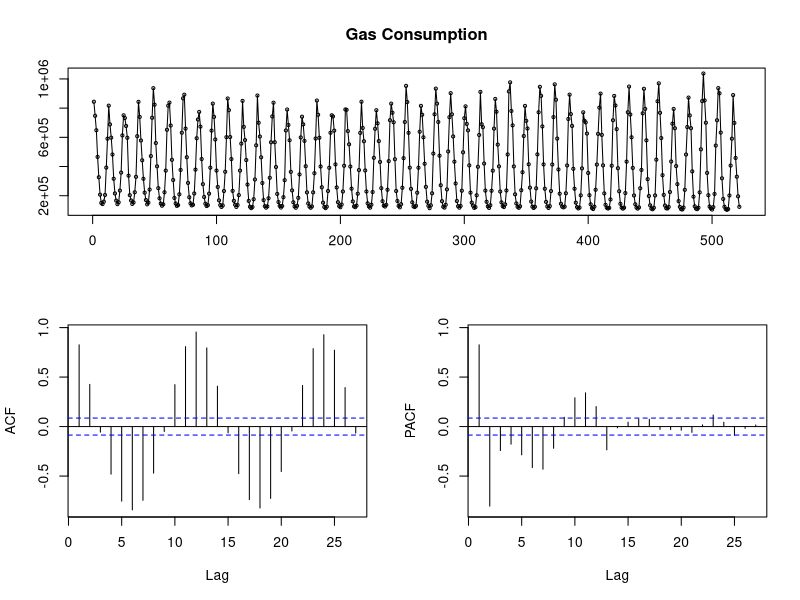
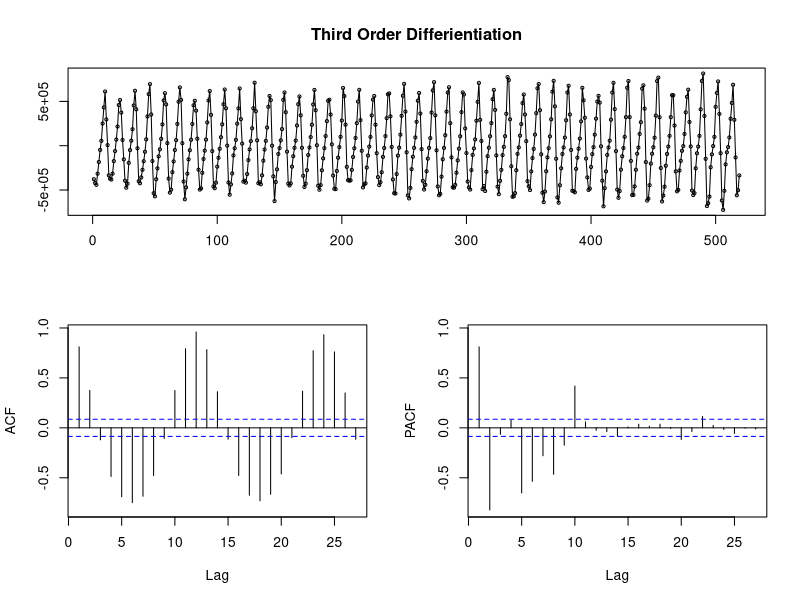
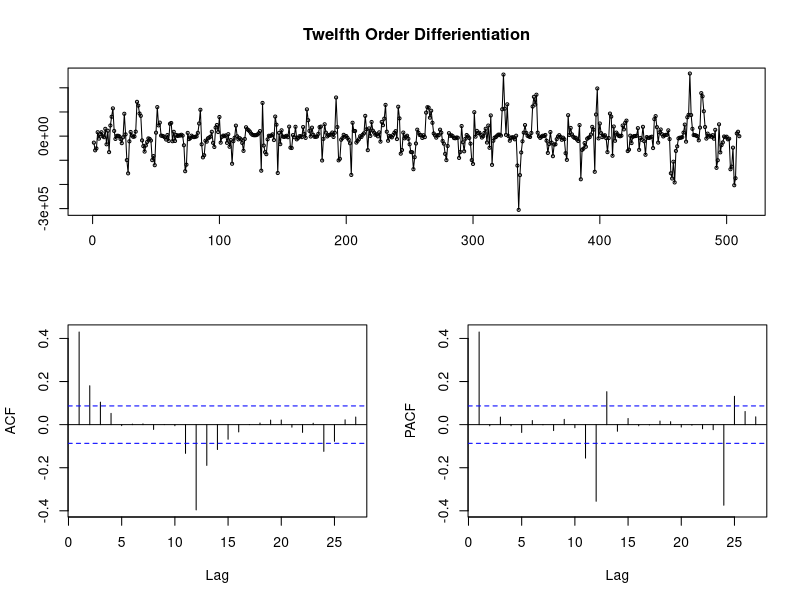
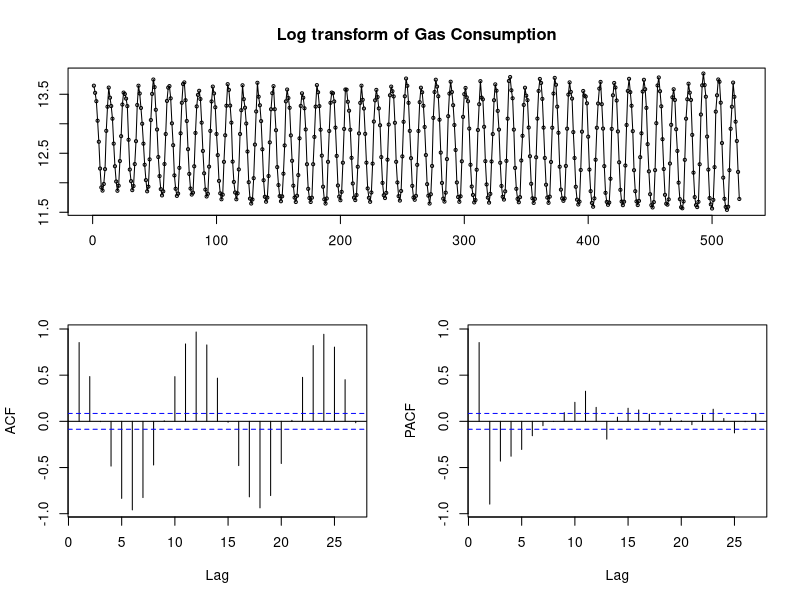
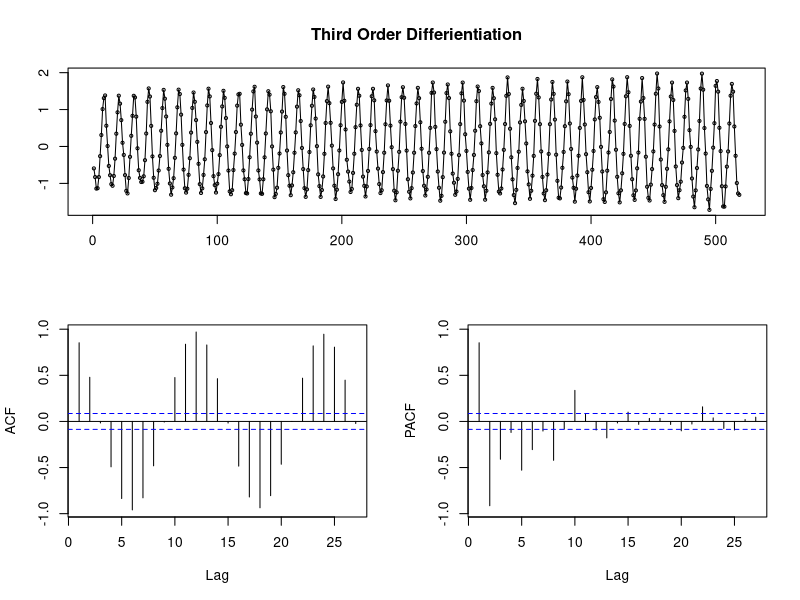
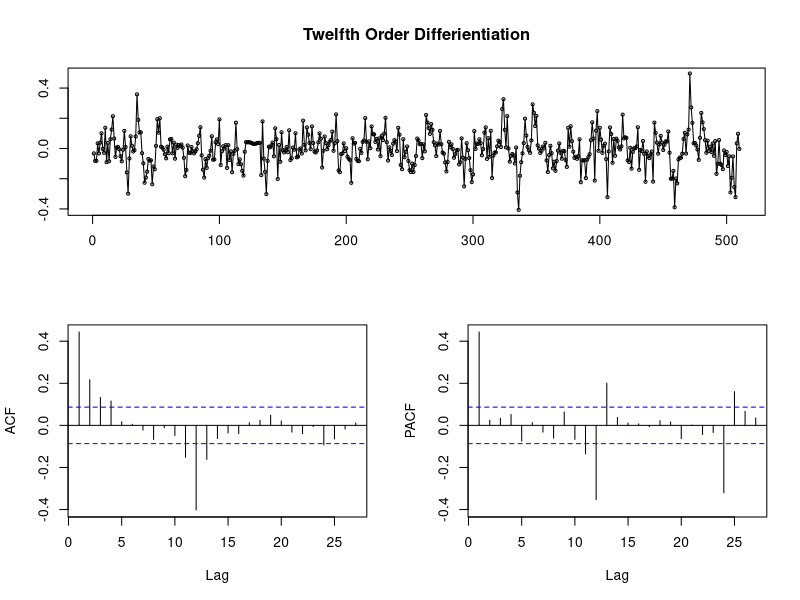

The R source for these figures, in order: (Note: this script raises an error after producing the figures.)
## ---- chunk 1
library(readr)
library(forecast)
library(ggplot2)
library(knitr)
gas <- na.omit(read_csv("data/gas.csv", col_types = cols(date = col_date(format = "%Y-%m-%d"))))
## ---- chunk 2
direct_rmse <- function(l, r) {sqrt(sum((l - r)^2)/NROW(l))}
exp_rmse <- function(l, r) {direct_rmse(exp(l), exp(r))}
## ---- chunk 3
tsdisplay(gas$gas_cons,main="Gas Consumption")
tsdisplay(diff(gas$gas_cons, 3), main="Third Order Differientiation")
tsdisplay(diff(gas$gas_cons, 12), main="Twelfth Order Differientiation")
## ---- chunk 4
tsdisplay(gas$log_gas_cons,main="Log transform of Gas Consumption")
tsdisplay(diff(gas$log_gas_cons, 3), main="Third Order Differientiation")
tsdisplay(diff(gas$log_gas_cons, 12), main="Twelfth Order Differientiation")
## ---- chunk 5
ndiffs(gas$log_gas_cons, alpha=0.05, test=c("kpss","adf", "pp"), max.d=2)
nsdiffs(gas$log_gas_cons, m=12, test=c("ocsb","ch"), max.D=1)
## ---- chunk 6
lgas = ts(gas$log_gas_cons, start = c(1973, 1), frequency=12)
train = window(lgas, start = c(1973, 1), end = c(2015, 6))
test = window(lgas, start = c(2015,7), end = c(2016, 6))

dgas = ts(gas$gas_cons, start = c(1973, 1), frequency=12)
dtrain = window(dgas, start = c(1973, 1), end = c(2015, 6))
dtest = window(dgas, start = c(2015, 7), end = c(2016, 6))
## ---- chunk 7
decomp = stl(train, s.window="periodic")
plot(decomp)
## ---- chunk 8
stlfk_naive = forecast(decomp, method="naive", h=12)
summary(stlfk_naive)
accuracy(stlfk_naive, test)
## ---- chunk 9
stlfk_ets = forecast(decomp, method="ets", h=12)
summary(stlfk_ets)
accuracy(stlfk_ets, test)
## ---- chunk 10
stlfk_arima = forecast(decomp, method="arima", h=12)
summary(stlfk_arima)
accuracy(stlfk_arima, test)
## ---- chunk 11
kable(data.frame("naive"=exp_rmse(stlfk_naive$mean, test), 
           "ets"=exp_rmse(stlfk_ets$mean, test), 
           "arima"=exp_rmse(stlfk_arima$mean, test), row.names = "RMSE"), align='c')
## ---- chunk 12
ddecomp = stl(dtrain, s.window="periodic")
plot(ddecomp)
## ---- chunk 13
dstl_naive = forecast(ddecomp, method="naive", h=12)
dstl_ets = forecast(ddecomp, method="ets", h=12)
dstl_arima = forecast(ddecomp, method="arima", h=12)

summary(dstl_naive)
summary(dstl_ets)
summary(dstl_arima)

accuracy(dstl_naive, dtest)
accuracy(dstl_arima, dtest)
accuracy(dstl_ets, dtest)

kable(data.frame("naive"=direct_rmse(dstl_naive$mean, dtest), 
           "ets"=direct_rmse(dstl_ets$mean, dtest), 
           "arima"=direct_rmse(dstl_arima$mean, dtest), row.names = "RMSE"), align='c')
## ---- chunk 14
final_stl = forecast(stl(window(dgas, start = c(1973, 1), end = c(2016, 6)), s.window="periodic"), method="ets", h=12)
write.csv(final_stl$mean, "univariate_decomposition_predictions.csv")
## ---- chunk 15
autofit = auto.arima(train, seasonal=TRUE)
print(autofit)
tsdisplay(residuals(autofit))
autofk = forecast(autofit,h=12)
accuracy(autofk,test)
## ---- chunk 16
custfit = Arima(train, order=c(4,0,1), seasonal=c(0,1,1))
print(custfit)
tsdisplay(residuals(custfit))
custfk = forecast(custfit,h=12)
accuracy(custfk,test)
## ---- chunk 17
dautofit = auto.arima(dtrain, seasonal=TRUE)
print(dautofit)
dautofk = forecast(dautofit,h=12)
accuracy(dautofk,dtest)
## ---- chunk 18
kable(data.frame("Direct"=accuracy(dautofk,dtest)[2, "RMSE"], 
           "Logarithm"=exp_rmse(autofk$mean, test), row.names="RMSE"), align='c')
## ---- chunk 19
err = data.frame("RMSE" = rep(0, 2010-1973+1), row.names = seq(1973, 2010))
for (y in 1973:2010){
    model = Arima(window(train, start=c(y,1)), order=c(2,0,0), seasonal=c(1,1,1), include.drift = TRUE)
    rmse = accuracy(forecast(model, h=12),test)[2,"RMSE"]
    err[as.character(y),] = rmse
}
ggplot(err)+geom_line(aes(x=as.numeric(row.names(err)), y=RMSE))
## ---- chunk 20
errm = data.frame("RMSE" = rep(0, 12), row.names = seq(1, 12))
for (m in 1:12){
    model = Arima(window(train, start=c(2000,m)), order=c(2,0,0), seasonal=c(1,1,1), include.drift = TRUE)
    rmse = accuracy(forecast(model, h=12),test)[2,"RMSE"]
    errm[as.character(m),] = rmse
}
ggplot(errm)+geom_line(aes(x=as.numeric(row.names(errm)), y=RMSE))+scale_x_continuous(breaks=seq(1,12))
## ---- chunk 21
roll = function(p,d,q,P,D,Q, drift){
    RMSE = rep(0,28)
    RMSLE = rep(0,28) 
    for (y in 1973:2000){
        tr = window(lgas, start=c(y,7), end=c(y+15,6))
        te = window(lgas, start=c(y+15,7), end=c(y+16,6))
        model = Arima(tr, order=c(p,d,q), seasonal=c(P,D,Q), include.drift = drift)
        RMSLE[y+1-1973] = accuracy(forecast(model, h=12),te)[2,"RMSE"]
        RMSE[y+1-1973] = exp_rmse(forecast(model, h=12)$mean, te)
    }
    return(rbind(RMSE, RMSLE))
}
## ---- chunk 22
eval = data.frame('run'=seq(1:28))
eval[c('arima_v1_dir', 'arima_v1_log')] = t(roll(2,0,0,1,1,1,TRUE))
eval[c('arima_v2_dir', 'arima_v2_log')] = t(roll(4,0,0,0,1,1,FALSE))
eval[c('arima_v3_dir', 'arima_v3_log')] = t(roll(2,0,0,1,1,1,FALSE))
eval[c('arima_v4_dir', 'arima_v4_log')] = t(roll(1,0,0,0,1,1,TRUE))
eval[c('arima_v5_dir', 'arima_v5_log')] = t(roll(1,0,0,0,1,1,FALSE))
ggplot(stack(eval[,(names(eval) != "run")&grepl('log',names(eval))]))+geom_boxplot(aes(x=ind, y=values))+
    labs(x='model', title="Log Model Performances", y="RMSE")
ggplot(stack(eval[,(names(eval) != "run")&grepl('dir',names(eval))]))+geom_boxplot(aes(x=ind, y=values))+
    labs(x='model', title="Direct Model Performances", y="RMSE")
## ---- chunk 23
finalModel = Arima(window(lgas, start=c(2001,7)), order=c(4,0,0), seasonal=c(0,1,1), include.drift = FALSE)
finalFkst = forecast(finalModel, 12)
plot(finalFkst)
## ---- chunk 24
finalFkst$mean
exp(finalFkst$mean)
write.csv(cbind(exp(finalFkst$mean), finalFkst$mean), "univariate_predictions.csv")
